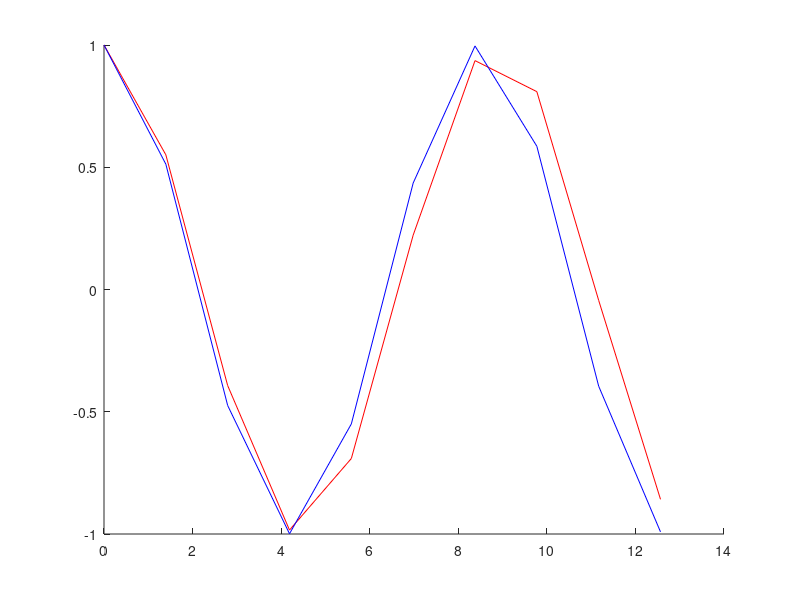

Write the MATLAB code that produced this figure.
%% ME 3001 - Mechanical Enigineering Analysis
%
%  Tristan Hill - 6/24/2014
%
%  Finite Difference Method 
%  Example Problem - free motion of mass spring
%
%%
close all;
clear all; 
clc

n =10; % number of values in function 
t=linspace(0,4*pi,n); 
h=t(2)-t(1); % distance between x values , remains constant
x=zeros(size(t));
k=5; %kg/m
m=10; %kg
w=sqrt(k/m);

% compute value at intitial condition
x(1)=1;
x(2)=(2-(k/m)*h^2)*x(1)/2;

for i=2:n-1
    x(i+1)=(2-(k/m)*h^2)*x(i)-x(i-1);
end

for i=1:n
    xe(i)=cos(w*t(i));
end

figure(1);hold on 
plot(t,xe,'r')
plot(t,x,'b')
